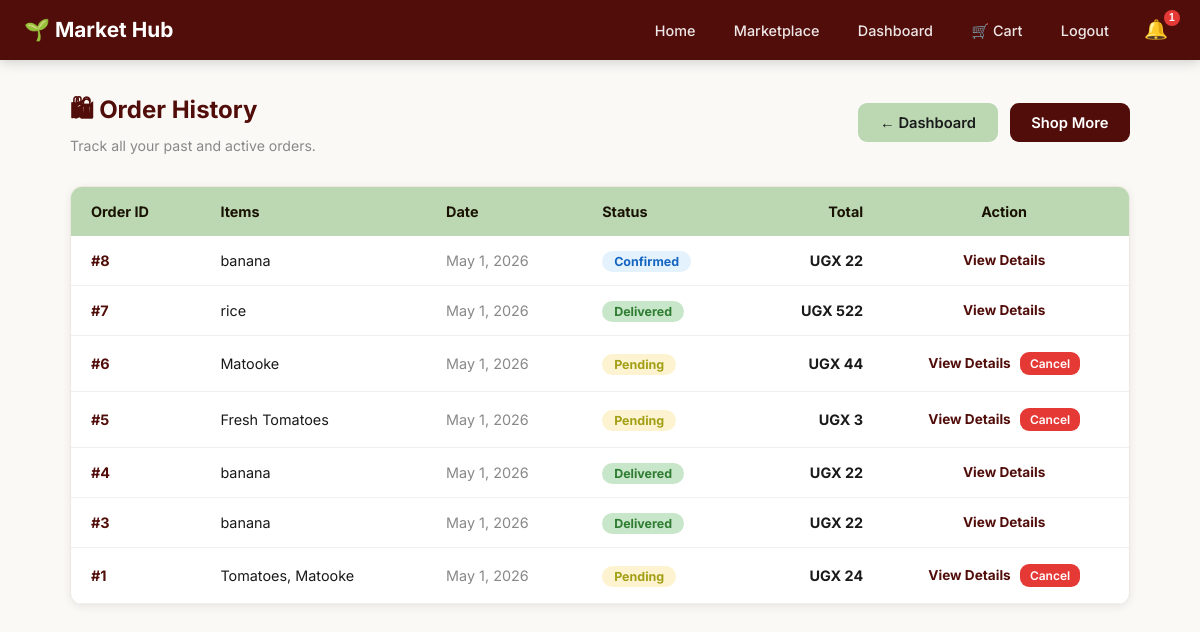
The app's page /dashboard/my-orders/ (signed in) with its own data.
### farmersmarket/models.py (models this page shows, shortened)
class Order(models.Model):
    ORDER_STATUS = [
        ("Pending", "Pending"),
        ("Confirmed", "Confirmed"),
        ("Preparing", "Preparing"),
        ("Ready", "Ready for Pickup/Delivery"),
        ("Out for Delivery", "Out for Delivery"),
        ("Delivered", "Delivered"),
        ("Cancelled", "Cancelled"),
    ]
    DELIVERY_TYPE = [("Pickup", "Pickup"), ("Delivery", "Delivery")]
    order_date = models.DateTimeField(default=timezone.now)
    client = models.ForeignKey(Client, on_delete=models.CASCADE, related_name='orders')
    status = models.CharField(max_length=30, choices=ORDER_STATUS, default="Pending")
    delivery_type = models.CharField(max_length=20, choices=DELIVERY_TYPE, default="Pickup")
    delivery_address = models.CharField(max_length=200, blank=True, null=True)
    total_amount = models.DecimalField(max_digits=10, decimal_places=2, default=0)
    notes = models.TextField(blank=True, null=True)
    courier = models.ForeignKey(Courier, on_delete=models.SET_NULL, null=True, blank=True, related_name='orders')
    delivered_at = models.DateTimeField(null=True, blank=True)

class OrderItem(models.Model):
    order = models.ForeignKey(Order, on_delete=models.CASCADE, related_name='items')
    product = models.ForeignKey(Product, on_delete=models.CASCADE)
    quantity = models.PositiveIntegerField()
    price_at_purchase = models.DecimalField(max_digits=10, decimal_places=2)

class Product(models.Model):
    CURRENCY_CHOICES = [
        ('UGX', 'UGX - Ugandan Shilling'),
        ('KES', 'KES - Kenyan Shilling'),
        ('TZS', 'TZS - Tanzanian Shilling'),
        ('USD', 'USD - US Dollar'),
        ('EUR', 'EUR - Euro'),
        ('GBP', 'GBP - British Pound'),
    ]
    UNIT_CHOICES = [
        ('kg', 'kg'), ('g', 'g (grams)'), ('bunch', 'Bunch'),
        ('piece', 'Piece'), ('litre', 'Litre'),
        ('crate', 'Crate'), ('bag', 'Bag'), ('dozen', 'Dozen'),
    ]
    CATEGORY_CHOICES = [
        ('vegetables', '🥬 Vegetables'),
        ('fruits', '🍎 Fruits'),
        ('grains', '🌾 Grains & Cereals'),
        ('dairy', '🥛 Dairy & Eggs'),
        ('herbs', '🌿 Herbs & Spices'),
        ('legumes', '🫘 Legumes & Pulses'),
        ('roots', '🥕 Roots & Tubers'),
        ('other', '📦 Other'),
    ]
    crop_name = models.CharField(max_length=100)
    category = models.CharField(max_length=20, choices=CATEGORY_CHOICES, default='other', blank=True)
    quantity_available = models.PositiveIntegerField()
    unit = models.CharField(max_length=20, choices=UNIT_CHOICES, default='kg')
    price = models.DecimalField(max_digits=10, decimal_places=2)
    currency = models.CharField(max_length=3, choices=CURRENCY_CHOICES, default='UGX')
    harvest_date = models.DateField(null=True, blank=True, help_text="When was this harvested?")
    farmer = models.ForeignKey(Farmer, on_delete=models.CASCADE, related_name='products')
    description = models.TextField(blank=True, null=True)
    image = models.ImageField(upload_to='product_images/', blank=True, null=True)
    is_available = models.BooleanField(default=True)
    created_at = models.DateTimeField(auto_now_add=True)
    updated_at = models.DateTimeField(auto_now=True)

### farmersmarket/views.py (the view)
# urls.py: path('dashboard/my-orders/', client_orders_view, name='client_orders_list'),
def client_orders_view(request):
    if not request.user.is_authenticated: return redirect('login')
    client = get_object_or_404(Client, user=request.user)
    orders_qs = Order.objects.filter(client=client).order_by('-order_date')
    paginator = Paginator(orders_qs, 15)
    page = request.GET.get('page')
    orders = paginator.get_page(page)
    return render(request, 'farmersmarket/client_orders_list.html', {
        'client': client, 'orders': orders, 'is_paginated': orders.has_other_pages()
    })
    return redirect('home')

### farmersmarket/templates/farmersmarket/client_orders_list.html (shortened to what this page needs)
{% extends 'base.html' %}
{% block content %}
<div class="container" style="max-width:1100px; margin-top:2rem; margin-bottom:4rem;">
  <div style="display:flex; justify-content:space-between; align-items:center; margin-bottom:2rem; flex-wrap:wrap; gap:1rem;">
    <div>
      <h1 style="color:#510d0a; font-size:1.5rem;">🛍 Order History</h1>
      <p style="color:#888; font-size:.88rem; margin-top:.25rem;">Track all your past and active orders.</p>
    </div>
    <div style="display:flex; gap:.75rem;">
      <a href="{% url 'dashboard' %}" class="btn btn-secondary">← Dashboard</a>
      <a href="{% url 'marketplace' %}" class="btn btn-primary">Shop More</a>
    </div>
  </div>
  {% if orders %}
  <div class="card" style="padding:0; overflow:hidden; border:1px solid #ede8e0;">
    <div style="overflow-x:auto;">
      <table style="width:100%; border-collapse:collapse; font-size:.9rem;">
        <thead>
          <tr style="background:#bbd8b3; color:#191102;">
            <th style="padding:1rem 1.25rem; text-align:left;">Order ID</th>
            <th style="padding:1rem; text-align:left;">Items</th>
            <th style="padding:1rem; text-align:left;">Date</th>
            <th style="padding:1rem; text-align:left;">Status</th>
            <th style="padding:1rem; text-align:right;">Total</th>
            <th style="padding:1rem; text-align:center;">Action</th>
          </tr>
        </thead>
        <tbody>
          {% for o in orders %}
          <tr style="border-bottom:1px solid #f0f0f0;">
            <td style="padding:1rem 1.25rem; font-weight:700; color:#510d0a;">#{{ o.id }}</td>
            <td style="padding:1rem; max-width:250px; white-space:nowrap; overflow:hidden; text-overflow:ellipsis;">
              {% for item in o.items.all %}
                {{ item.product.crop_name }}{% if not forloop.last %}, {% endif %}
              {% endfor %}
            </td>
            <td style="padding:1rem; color:#888;">{{ o.order_date|date:"M j, Y" }}</td>
            <td style="padding:1rem;">
              <span style="padding:.2rem .75rem; border-radius:12px; font-size:.78rem; font-weight:700;
                background:{% if o.status == 'Delivered' %}#c8e6c9{% elif o.status == 'Cancelled' %}#ffcdd2{% elif o.status == 'Pending' %}#fdf3d0{% else %}#e3f2fd{% endif %};
                color:{% if o.status == 'Delivered' %}#2e7d32{% elif o.status == 'Cancelled' %}#c62828{% elif o.status == 'Pending' %}#a29f15{% else %}#1565c0{% endif %};">
                {{ o.status }}
              </span>
            </td>
            <td style="padding:1rem; text-align:right; font-weight:700;">{{ o.items.first.product.currency }} {{ o.total_amount|floatformat:0 }}</td>
            <td style="padding:1rem; text-align:center;">
              <div style="display:flex; gap:.6rem; justify-content:center; align-items:center;">
                <a href="{% url 'order_detail' o.id %}" style="color:#510d0a; font-weight:700; text-decoration:none; font-size:.85rem;">View Details</a>
                {% if o.status == 'Pending' %}
                  <form method="post" action="{% url 'cancel_order' o.id %}" style="margin:0;">
                    <button type="submit" class="btn btn-sm btn-danger" style="font-size:.75rem; padding:.25rem .6rem;">Cancel</button>
                  </form>
                {% endif %}
              </div>
            </td>
          </tr>
          {% endfor %}
        </tbody>
      </table>
    </div>
  </div>
  {% endif %}
</div>
{% endblock %}

### farmersmarket/templates/base.html (style rules this page uses)
:root { --primary: #510d0a; --secondary: #bbd8b3; --accent: #f3b61f; --gold: #a29f15; --dark: #191102; --bg: #faf9f6; --radius: 12px; }
* { margin:0; padding:0; box-sizing:border-box; }
body { font-family:'Inter',sans-serif; background:var(--bg); color:#1a1a1a; padding-bottom:70px; }
a { color:inherit; }
.container { max-width:1200px; margin:0 auto; padding:0 1.25rem; }
.btn { display:inline-block; padding:.65rem 1.35rem; border-radius:9px; font-weight:600; cursor:pointer; transition:transform .2s,box-shadow .2s; font-size:.92rem; border:none; font-family:inherit; text-decoration:none; }
.btn-primary { background:var(--primary); color:#fff; }
.btn-secondary { background:var(--secondary); color:#1a1a1a; }
.btn-danger { background:#e53935; color:#fff; }
.btn-sm { padding:.35rem .8rem; font-size:.8rem; }
.card { background:#fff; border-radius:var(--radius); padding:1.4rem; box-shadow:0 2px 10px rgba(0,0,0,.07); margin-bottom:1rem; }

### records on screen
Order: id "8", order_date "May 1, 2026", status "Confirmed", items.first.product.currency "UGX", total_amount "22"
OrderItem: product.crop_name "banana"
Order: id "7", order_date "May 1, 2026", status "Delivered", items.first.product.currency "UGX", total_amount "522"
OrderItem: product.crop_name "rice"
Order: id "6", order_date "May 1, 2026", status "Pending", items.first.product.currency "UGX", total_amount "44", shows "Cancel"
OrderItem: product.crop_name "Matooke"
Order: id "5", order_date "May 1, 2026", status "Pending", items.first.product.currency "UGX", total_amount "3", shows "Cancel"
OrderItem: product.crop_name "Fresh Tomatoes"
Order: id "4", order_date "May 1, 2026", status "Delivered", items.first.product.currency "UGX", total_amount "22"
OrderItem: product.crop_name "banana"
Order: id "3", order_date "May 1, 2026", status "Delivered", items.first.product.currency "UGX", total_amount "22"
OrderItem: product.crop_name "banana"
Order: id "1", order_date "May 1, 2026", status "Pending", items.first.product.currency "UGX", total_amount "24", shows "Cancel"
OrderItem: product.crop_name "Tomatoes"
OrderItem: product.crop_name "Matooke"

### other values on screen
{{ unread_notif_count }} "1"
